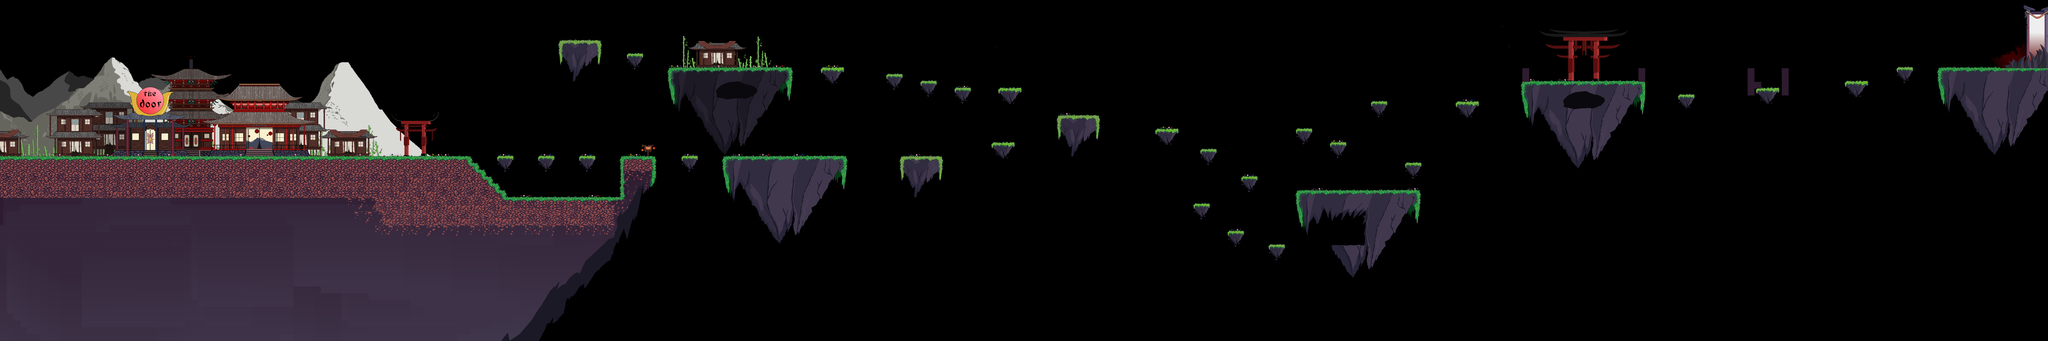

This game map was drawn from its Tiled (.tmx) file and the tilesets committed beside it. A one-line description and the trimmed map source follow:
An orthogonal 300x50 tile map with 32x32 px tiles, 9 tile layers (lave, derriere3, derriere2, derriere1, ...) and 42 objects (chek1, chek3, chek2, chek4, chek5, ...).

<map version="1.4" tiledversion="1.4.3" orientation="orthogonal" renderorder="right-down" width="300" height="50" tilewidth="32" tileheight="32" infinite="0" nextlayerid="27" nextobjectid="146">
 <editorsettings>
  <export target="NiveauTuto3.json" format="json" />
 </editorsettings>
 <tileset firstgid="1" name="SpriteSheet" tilewidth="32" tileheight="32" tilecount="15625" columns="125">
  <image source="SpriteSheet.png" width="4000" height="4000" />
 </tileset>
 <objectgroup id="6" name="checkPoints">
  <object id="46" name="chek1" gid="5918" x="3872.13" y="704.125" width="32" height="32" />
  <object id="49" name="chek3" gid="5918" x="3648.25" y="288" width="32" height="32" />
  <object id="50" name="chek2" gid="5918" x="4992" y="512" width="32" height="32" />
  <object id="51" name="chek4" gid="5918" x="6496.41" y="864" width="32" height="32" />
  <object id="52" name="chek5" gid="5918" x="7198.67" y="352.333" width="32" height="32" />
  <object id="55" name="chek0" gid="5918" x="2144" y="704" width="32" height="32" />
 </objectgroup>
 <layer id="5" name="lave" width="300" height="50">
  <data>[15000 cells, 221 non-empty, 1 distinct tile ids]</data>
 </layer>
 <layer id="11" name="derriere3" width="300" height="50">
  <data>[15000 cells, 1164 non-empty, 1159 distinct tile ids]</data>
 </layer>
 <layer id="13" name="derriere2" width="300" height="50">
  <data>[15000 cells, 378 non-empty, 168 distinct tile ids]</data>
 </layer>
 <layer id="12" name="derriere1" width="300" height="50">
  <data>[15000 cells, 583 non-empty, 578 distinct tile ids]</data>
 </layer>
 <layer id="1" name="derriere" width="300" height="50">
  <data>[15000 cells, 982 non-empty, 921 distinct tile ids]</data>
 </layer>
 <layer id="4" name="solides" width="300" height="50">
  <data>[15000 cells, 2532 non-empty, 922 distinct tile ids]</data>
 </layer>
 <layer id="3" name="devant" width="300" height="50">
  <data>[15000 cells, 910 non-empty, 220 distinct tile ids]</data>
 </layer>
 <layer id="2" name="devant2" width="300" height="50">
  <data>[15000 cells, 1509 non-empty, 564 distinct tile ids]</data>
 </layer>
 <layer id="16" name="solideMonster" width="300" height="50">
  <data>[15000 cells, 13 non-empty, 1 distinct tile ids]</data>
 </layer>
 <objectgroup id="18" name="pierre" locked="1">
  <object id="94" gid="1254" x="6356.33" y="1061.75" width="32" height="32" />
  <object id="95" gid="1254" x="2648.75" y="119.75" width="32" height="32" />
 </objectgroup>
 <objectgroup id="20" name="lightChek">
  <object id="96" gid="1256" x="704.375" y="480.034" width="32" height="32" />
 </objectgroup>
 <objectgroup id="15" name="lights" locked="1" />
 <objectgroup id="7" name="Oni">
  <object id="81" gid="1257" x="7624.33" y="325.167" width="32" height="32" />
  <object id="82" gid="1257" x="8291.83" y="312.166" width="32" height="32" />
 </objectgroup>
 <objectgroup id="14" name="bonus" locked="1">
  <object id="27" gid="1253" x="2959.25" y="671.75" width="32" height="32" />
 </objectgroup>
 <objectgroup id="23" name="stars">
  <object id="119" gid="1254" x="9591.58" y="269.038" width="32" height="32" />
 </objectgroup>
 <objectgroup id="24" name="caillou">
  <object id="115" gid="1256" x="9539.33" y="27.8333" width="32" height="32" />
  <object id="117" gid="1256" x="9566.27" y="57.1326" width="32" height="32" />
  <object id="121" gid="1256" x="4721.13" y="736.125" width="32" height="32" />
  <object id="122" gid="1256" x="5809.24" y="1188.21" width="32" height="32" />
  <object id="123" gid="1256" x="5429" y="672.75" width="32" height="32" />
  <object id="124" gid="1256" x="4202.67" y="446.667" width="32" height="32" />
  <object id="125" gid="1256" x="2944.33" y="326.667" width="32" height="32" />
  <object id="126" gid="1256" x="6481.5" y="544.25" width="32" height="32" />
  <object id="127" gid="1256" x="6241.03" y="762.333" width="32" height="32" />
  <object id="128" gid="1256" x="8252" y="494.333" width="32" height="32" />
  <object id="138" gid="1256" x="3320.5" y="560.5" width="32" height="32" />
  <object id="140" gid="1256" x="3507.33" y="550" width="32" height="32" />
  <object id="141" gid="1256" x="5873.33" y="896" width="32" height="32" />
  <object id="142" gid="1256" x="8912" y="384.333" width="32" height="32" />
  <object id="143" gid="1256" x="4752" y="480.25" width="32" height="32" />
 </objectgroup>
 <objectgroup id="26" name="cailloul">
  <object id="116" gid="1258" x="9497.66" y="60.3333" width="32" height="32" />
  <object id="129" gid="1258" x="8292.5" y="529.5" width="32" height="32" />
  <object id="130" gid="1258" x="6434.52" y="574.197" width="32" height="32" />
  <object id="131" gid="1258" x="6289.33" y="729.333" width="32" height="32" />
  <object id="132" gid="1258" x="5760" y="1152" width="32" height="32" />
  <object id="133" gid="1258" x="5477" y="717" width="32" height="32" />
  <object id="134" gid="1258" x="4668.42" y="773.25" width="32" height="32" />
  <object id="135" gid="1258" x="4160.67" y="415.667" width="32" height="32" />
  <object id="136" gid="1258" x="2994" y="362.667" width="32" height="32" />
  <object id="137" gid="1258" x="3559" y="472.5" width="32" height="32" />
  <object id="139" gid="1258" x="3371.33" y="506.667" width="32" height="32" />
  <object id="144" gid="1258" x="3871" y="384" width="32" height="32" />
  <object id="145" gid="1258" x="8945" y="367.75" width="32" height="32" />
 </objectgroup>
 <objectgroup id="25" name="arrete">
  <object id="112" gid="1256" x="9440.25" y="289.75" width="32" height="32" />
 </objectgroup>
</map>